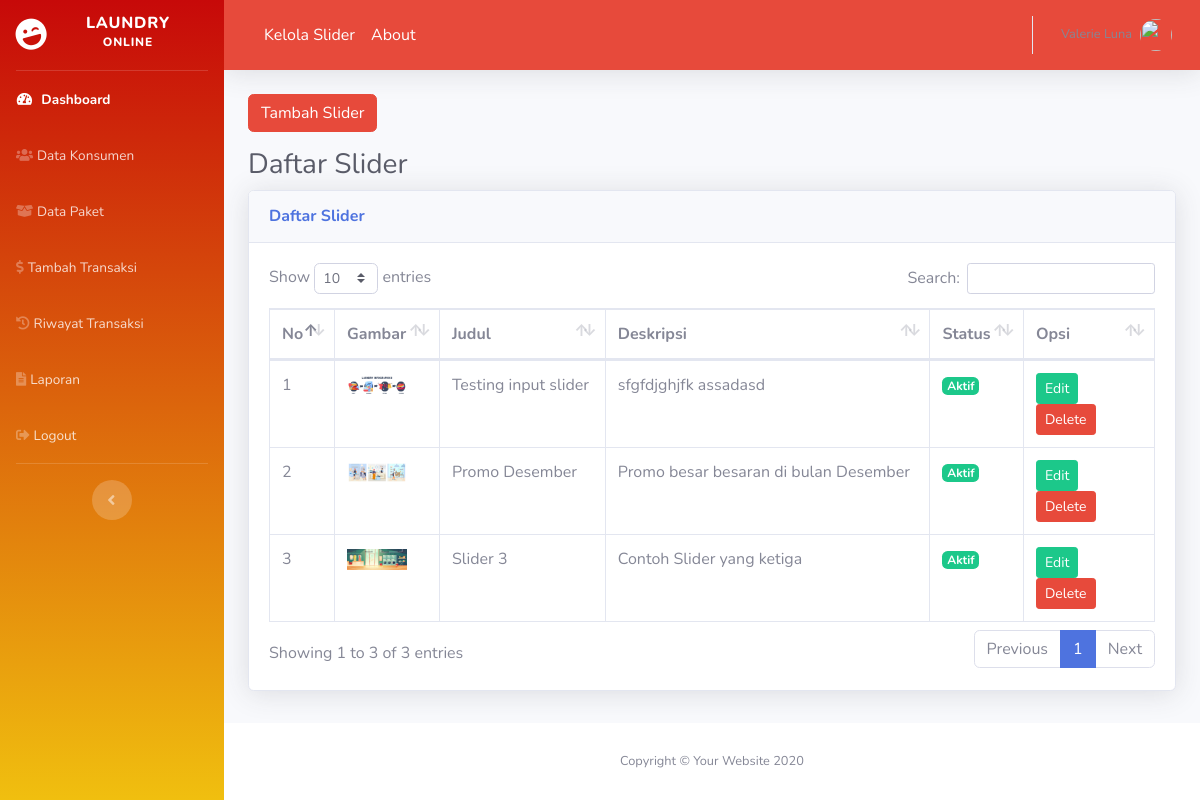
Page /index.php/slider on the committed database.
### tables this page shows
CREATE TABLE `slider` (
  `id_slider` int(11) NOT NULL,
  `judul_slider` varchar(50) NOT NULL,
  `deskripsi_slider` text NOT NULL,
  `status_slider` varchar(20) NOT NULL,
  `gambar_slider` varchar(100) NOT NULL
);

### application/controllers/Slider.php (called while the page is built, shortened)
<?php
class Slider extends CI_Controller {
  public function __construct(){
    $this->load->model('slider_model');
  }
  public function index(){
    $data['content'] = 'backend/slider/slider';
    $data['title'] = 'Daftar Slider';
    $data['slider'] = $this->slider_model->getSlider();
    $this->load->view('backend/dashboard', $data);
  }
}

### index.php (called while the page is built, shortened)
<?php
require_once BASEPATH.'core/CodeIgniter.php';

### application/models/Slider_model.php (called while the page is built, shortened)
<?php
class Slider_model extends CI_Model {
    public function getSlider(){
      $result = $this->db->get('slider')->result();
      return $result;
    }
}

### application/views/backend/slider/slider.php (the view, shortened to what this page needs)
<div class="container-fluid">
  <div class="row mb-3">
    <div class="col-md-12">
      <a href="<?= base_url('slider/tambah'); ?>" class="btn btn-danger">Tambah Slider</a>
    </div>
  </div>
  <h1 class="h3 mb-2 text-gray-800"><?= $title; ?></h1>
  <div class="card shadow mb-4">
    <div class="card-header py-3">
      <h6 class="m-0 font-weight-bold text-primary"><?= $title; ?></h6>
    </div>
    <div class="card-body">
      <div class="table-responsive">
        <table class="table table-bordered" id="dataTable" width="100%" cellspacing="0">
          <thead>
            <tr>
              <th>No</th>
              <th>Gambar</th>
              <th>Judul</th>
              <th>Deskripsi</th>
              <th>Status</th>
              <th>Opsi</th>
            </tr>
          </thead>
          <tbody>
            <?php
            $no = 1;
            foreach($slider as $row): ?>
            <tr>
              <td><?= $no++; ?></td>
              <td>
                <a href="<?= base_url('assets/images/slider/') . $row->gambar_slider?>" target="_blank">
                  <img src="<?= base_url('assets/images/slider/') . $row->gambar_slider?>" alt="" width="60">
                </a>
              </td>
              <td><?= $row->judul_slider; ?></td>
              <td><?= $row->deskripsi_slider; ?></td>
              <td>
                <?php if($row->status_slider == "Aktif"): ?>
                  <span class="badge badge-success">Aktif</span>
                <?php else: ?>
                  <span class="badge badge-danger">Tidak Aktif</span>
                <?php endif; ?>
              </td>
              <td>
                <a href="<?= base_url('slider/edit/') . $row->id_slider?>" class="btn btn-success btn-sm">Edit</a>
                <a href="<?= base_url('slider/delete/') . $row->id_slider?>" class="btn btn-danger btn-sm" onclick="return confirm('Yakin hapus?')">Delete</a>
              </td>
            </tr>
            <?php endforeach; ?>
          </tbody>
        </table>
      </div>
    </div>
  </div>
</div>

### rows in the picture
slider: gambar_slider (picture), judul_slider "Testing input slider", deskripsi_slider "sfgfdjghjfk assadasd", status_slider "Aktif"
slider: gambar_slider (picture), judul_slider "Promo Desember", deskripsi_slider "Promo besar besaran di bulan Desember", status_slider "Aktif"
slider: gambar_slider (picture), judul_slider "Slider 3", deskripsi_slider "Contoh Slider yang ketiga", status_slider "Aktif"

### other values in the picture
$title "Daftar Slider"
